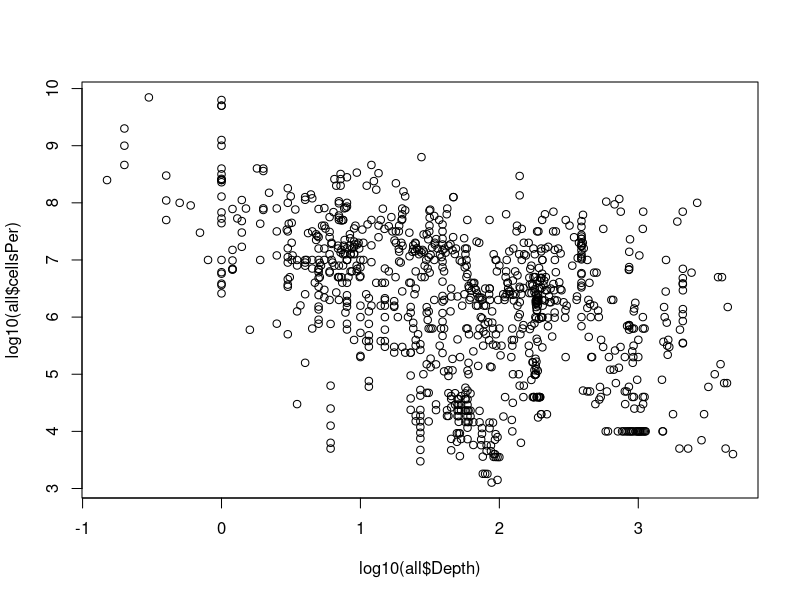

Source code (R): (Note: a time limit stopped this script after it produced the figure.)
## Depth power fit that is regionally specific 

library(ggplot2)
gridCells = read.csv("metadata_by_grid.csv",stringsAsFactors = FALSE)
GreenlandFID = c(3774:3776,3759:3762,3737:3742,3711:3715,3681:3685,3639:3643,3584:3588,3522:3525,3452:3454,3378:3380)
AntarcFID = 3791:4163 # These are FID_1 on TC's documents already corrected in CM
#gridCells$rechargeFull = factor(gridCells$rechargeVolumeFull)
gridCells$rechargeType = gridCells$rechargeDepth
gridCells$combined = factor(paste(gridCells$rechargeVolume,gridCells$crustScheme2))
gridCells$rechargeVolume = factor(gridCells$rechargeVolume)
gridCells$rechargeType = factor(gridCells$rechargeDepth)
gridCells$crustScheme2 = factor(gridCells$crustScheme2)
gridCells$rechargeFull = factor(gridCells$Descriptio)
gridCells$combined_cv = factor(gridCells$combined_cv)
gridCells$combined_cr = factor(gridCells$combined_cr)
gridCells$rechargeShort = factor(gridCells$rechargeShort)


df.trimmed = read.csv("cores_with_PCR.csv")
# Select direct measurements only
all = df.trimmed[which(df.trimmed$MethodCM=="direct"),]
# makes sure all parameters are in correct format
all$Depth = as.numeric(all$Depth) # in meters
all$cellsPer = as.numeric(all$cellsPer) # in cell cm-3

# load indices
myIndices = as.matrix(read.csv("1000_indices_for_bootstrap.csv",header=FALSE))
bootstraps = nrow(myIndices)
depthsToIterate = gridCells$Z122_Med_HF_km*1000 # in meters

plot(log10(all$Depth),log10(all$cellsPer))



AntarcFID = 3791:4163 # These are FID_1 on TC's documents already corrected in CM
GreenlandFID = c(3774:3776,3759:3762,3737:3742,3711:3715,3681:3685,3639:3643,3584:3588,3522:3525,3452:3454,3378:3380)



linearModel = function(var,map,train,test){
  biomass = 0
  error = matrix(nrow=0,ncol=2)
  univar = sort(unique(var))
  loopAB=matrix(nrow=1,ncol=3*length(univar))
  gridVec = vector(length=nrow(gridCells))
  for (i in 1:length(univar)){
    #print(univar[i])
    #print(lm(c~d,all[which(var==univar[i]),]))
    powerFit = lm(c~d,train[which(var==univar[i]),])
    pf.test = test[which(var==univar[i]),]
    a =  powerFit$coefficients[1]
    b = powerFit$coefficients[2]
    loopAB[,(i-1)*3+1]=a
    loopAB[,(i-1)*3+2]=b
    loopAB[,(i-1)*3+3]=summary(powerFit)$r.squared
    powerResult = predict(powerFit,pf.test)
    tempError = cbind(pf.test$c,powerResult)
    error = rbind(error,tempError)
    #      if(mean((tempError[1]-tempError[2])^2)>1){print(univar[i])}
    ###      if (is.na(b)){b=0}
    for (g in which(map==univar[i])){
      if (gridCells$FID[g]%in%GreenlandFID){      
        integralFun = function(x) {(10^7.73)*x^-0.66}
        biomass = biomass + gridCells$grid_area_m2[g]*100*100*(15000000000+integrate(integralFun,1,depthsToIterate[g])$value*100)
        gridVec[g]=gridCells$grid_area_m2[g]*100*100*(15000000000+integrate(integralFun,1,depthsToIterate[g])$value*100)     
      }
      else if (gridCells$FID[g]%in%AntarcFID) {
        integralFun = function(x) {(10^6)*x^-0.66}
        biomass = biomass + gridCells$grid_area_m2[g]*100*100*(2150000000+integrate(integralFun,1,depthsToIterate[g])$value*100)
        gridVec[g]=gridCells$grid_area_m2[g]*100*100*(2150000000+integrate(integralFun,1,depthsToIterate[g])$value*100)        
      }
      
      else{        
        integralFun = function(x) {(10^a)*x^b}
        biomass= biomass + gridCells$grid_area_m2[g]*100*100*integrate(integralFun,1,depthsToIterate[g])$value*100
        gridVec[g] = gridCells$grid_area_m2[g]*100*100*integrate(integralFun,1,depthsToIterate[g])$value*100
      }
    }
  }
  #  print(dim(error))
  mse = mean((error[1]-error[2])^2)
  biomassAndError = t(matrix(c(biomass,mse)))[1,]
  #print(biomass)
  if(mse>2){myList=list(estimate=rep(NA,2),grid=rep(NA,length=nrow(gridCells)),params=rep(NA,length(univar)*3))}
  else if (mse==0){myList=list(estimate=rep(NA,2),grid=rep(NA,length=nrow(gridCells)),params=rep(NA,length(univar)*3))}
  else{myList = list(estimate=biomassAndError,grid = gridVec,params=loopAB)}
  return(myList)
}

all$d = log10(all$Depth)
all$c = log10(all$cellsPer)

index=myIndices
newEstimate = matrix(nrow=nrow(index), ncol=2)
gridValues = data.frame(matrix(nrow=nrow(gridCells),ncol=nrow(index)))
parameters = matrix(nrow=nrow(index), ncol=3*5)
for (n in 1:nrow(index)){
  if(n%%10==0){print(n)}
  trainSet = all[index[n,],]
  testSet = all[-index[n,],]
  if(sum(table(trainSet$crustScheme2)<4)>0){print(n); newEstimate[n]=NA}
  else{
        output = linearModel(trainSet$crustScheme2,gridCells$crustScheme2,trainSet,testSet)
        newEstimate[n,]=output$estimate
        gridValues[,n]=output$grid
        parameters[n,]=output$params
      }
  }


crustTypes = sort(unique(trainSet$crustScheme2))
median_params = apply(parameters,2,median,na.rm=TRUE)

colors = c("blue","green","red","purple","orange")
par(mfrow=c(3,2))
for (i in 1:length(crustTypes)){
  tmp = all[which(all$crustScheme2==crustTypes[i]),]
  plot(tmp$d,tmp$c,col=colors[i],xlim=c(-1,4),ylim=c(3,10),
       main=paste(paste(crustTypes[i],"; R-squared = ",sep=""),toString(round(median_params[(i-1)*3+3],digits = 2))))
  #print(summary(lm(tmp$c~tmp$d))$r.squared)
  #print(lm(tmp$c~tmp$d)$coefficients)
  tmp.lm = lm(tmp$c~tmp$d)
  lwr = predict(tmp.lm,data.frame(tmp$d), interval="predict")[,2]
  upr =  predict(tmp.lm,data.frame(tmp$d), interval="predict")[,3]
  abline(a=median_params[(i-1)*3+1],b=median_params[(i-1)*3+2],col=colors[i])
  lines(tmp$d,lwr)
  lines(tmp$d,upr)
  print(mean(upr-lwr))
}

totdat.lm = lm(all$c~all$d)
lwr = predict(totdat.lm,data.frame(all$d), interval="predict")[,2]
upr =  predict(totdat.lm,data.frame(all$d), interval="predict")[,3]
plot(all$d,all$c,main="Total Dataset; R-squared = 0.19")
abline(a=coef(totdat.lm)[1],b=coef(totdat.lm)[2],col="gray" )
lines(all$d,lwr,col="gray")
lines(all$d,upr,col="gray")
print(mean(upr-lwr))
